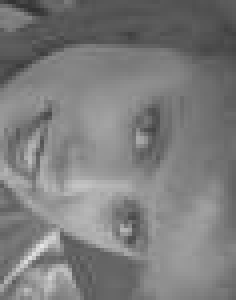
#> input picture Day5/CC17/sample.jpg, 59 x 75 px (shown 4 times larger)
$ python Karan_Raj_Singh_17.py
#> lines starting #> are read from the running program, lines starting #| are printed output that depends on the picture
# -*- coding: utf-8 -*-
"""
Created on Wed May 16 11:56:28 2018

@author: Karan
"""

#from PIL import Image
import PIL

img = PIL.Image.open("sample.jpg")
#> img is the input picture: PIL image 59x75 L; min 49, max 229, mean 124.3

img = img.convert("L") #Greyscale
img = img.rotate(-90) #clockwise 90 degree
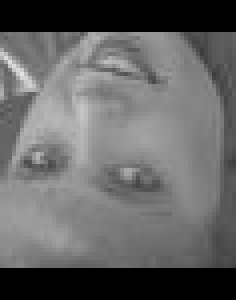
#> img: PIL image 59x75 L (shown 4 times larger); min 0, max 229, mean 101
half_width, half_height = img.size
#> half_width = 59; half_height = 75
half_width = half_width/2
#> half_width = 29.5
half_height = half_height/2
#> half_height = 37.5
img = img.crop((half_width-80, half_height-102, half_width+80, half_height+102)) #Crop (Center) (size = 160(W), 204(H))
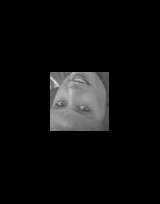
#> img: PIL image 160x204 L; min 0, max 229, mean 13.7
img.thumbnail((75, 75))
#> img: PIL image 59x75 L
fname = raw_input("Enter file name: ")
#> the answer given: sample.jpg
img.save(fname+".jpg")
#img.show()
